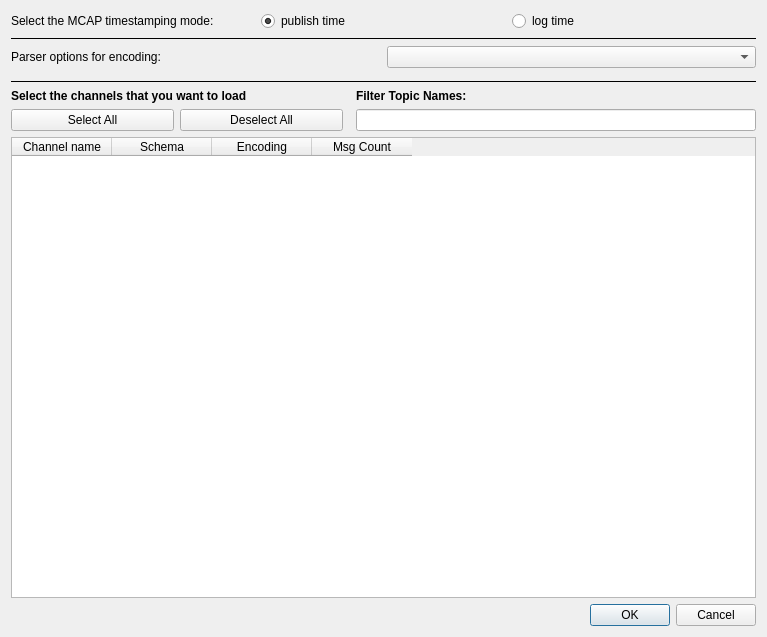
<?xml version="1.0" encoding="UTF-8"?>
<ui version="4.0">
 <class>dialog_mcap</class>
 <widget class="QDialog" name="dialog_mcap">
  <property name="geometry">
   <rect>
    <x>0</x>
    <y>0</y>
    <width>767</width>
    <height>637</height>
   </rect>
  </property>
  <property name="windowTitle">
   <string>MCAP Parser</string>
  </property>
  <layout class="QVBoxLayout" name="verticalLayout">
   <item>
    <layout class="QHBoxLayout" name="horizontalLayout_1">
     <item>
      <widget class="QLabel" name="label_3">
       <property name="text">
        <string>Select the MCAP timestamping mode:</string>
       </property>
      </widget>
     </item>
     <item>
      <widget class="QRadioButton" name="radioPubTime">
       <property name="text">
        <string>publish time</string>
       </property>
       <property name="checked">
        <bool>true</bool>
       </property>
       <attribute name="buttonGroup">
        <string notr="true">buttonGroup</string>
       </attribute>
      </widget>
     </item>
     <item>
      <widget class="QRadioButton" name="radioLogTime">
       <property name="text">
        <string>log time</string>
       </property>
       <attribute name="buttonGroup">
        <string notr="true">buttonGroup</string>
       </attribute>
      </widget>
     </item>
    </layout>
   </item>
   <item>
    <widget class="Line" name="line">
     <property name="frameShadow">
      <enum>QFrame::Plain</enum>
     </property>
     <property name="orientation">
      <enum>Qt::Horizontal</enum>
     </property>
    </widget>
   </item>
   <item>
    <layout class="QHBoxLayout" name="horizontalLayoutEncoding">
     <item>
      <widget class="QLabel" name="labelEncoding">
       <property name="text">
        <string>Parser options for encoding:</string>
       </property>
      </widget>
     </item>
     <item>
      <widget class="QComboBox" name="comboBoxProtocol"/>
     </item>
    </layout>
   </item>
   <item>
    <widget class="QWidget" name="parserSlotContainer" native="true">
     <layout class="QVBoxLayout" name="verticalLayoutParserSlot">
      <property name="leftMargin">
       <number>0</number>
      </property>
      <property name="topMargin">
       <number>0</number>
      </property>
      <property name="rightMargin">
       <number>0</number>
      </property>
      <property name="bottomMargin">
       <number>0</number>
      </property>
      <item>
       <widget class="QWidget" name="pj_parser_slot" native="true">
        <property name="minimumSize">
         <size>
          <width>0</width>
          <height>0</height>
         </size>
        </property>
       </widget>
      </item>
     </layout>
    </widget>
   </item>
   <item>
    <widget class="Line" name="line_2">
     <property name="frameShadow">
      <enum>QFrame::Plain</enum>
     </property>
     <property name="orientation">
      <enum>Qt::Horizontal</enum>
     </property>
    </widget>
   </item>
   <item>
    <layout class="QHBoxLayout" name="horizontalLayout_4">
     <item>
      <layout class="QVBoxLayout" name="verticalLayout_2">
       <item>
        <widget class="QLabel" name="label">
         <property name="font">
          <font>
           <weight>75</weight>
           <bold>true</bold>
          </font>
         </property>
         <property name="text">
          <string>Select the channels that you want to load</string>
         </property>
        </widget>
       </item>
       <item>
        <layout class="QHBoxLayout" name="selectButtonsLayout">
         <item>
          <widget class="QPushButton" name="btnSelectAll">
           <property name="text">
            <string>Select All</string>
           </property>
          </widget>
         </item>
         <item>
          <widget class="QPushButton" name="btnDeselectAll">
           <property name="text">
            <string>Deselect All</string>
           </property>
          </widget>
         </item>
         <item>
          <spacer name="selectButtonsSpacer">
           <property name="orientation">
            <enum>Qt::Horizontal</enum>
           </property>
          </spacer>
         </item>
        </layout>
       </item>
      </layout>
     </item>
     <item>
      <layout class="QVBoxLayout" name="verticalLayout_3">
       <item>
        <widget class="QLabel" name="labelFilter">
         <property name="font">
          <font>
           <weight>75</weight>
           <bold>true</bold>
          </font>
         </property>
         <property name="text">
          <string>Filter Topic Names: </string>
         </property>
        </widget>
       </item>
       <item>
        <widget class="QLineEdit" name="lineEditFilter">
         <property name="maximumSize">
          <size>
           <width>400</width>
           <height>16777215</height>
          </size>
         </property>
         <property name="clearButtonEnabled">
          <bool>true</bool>
         </property>
        </widget>
       </item>
      </layout>
     </item>
    </layout>
   </item>
   <item>
    <widget class="QTableWidget" name="tableWidget">
     <property name="editTriggers">
      <set>QAbstractItemView::NoEditTriggers</set>
     </property>
     <property name="selectionMode">
      <enum>QAbstractItemView::MultiSelection</enum>
     </property>
     <property name="selectionBehavior">
      <enum>QAbstractItemView::SelectRows</enum>
     </property>
     <property name="sortingEnabled">
      <bool>true</bool>
     </property>
     <property name="columnCount">
      <number>4</number>
     </property>
     <attribute name="verticalHeaderVisible">
      <bool>false</bool>
     </attribute>
     <column>
      <property name="text">
       <string>Channel name</string>
      </property>
     </column>
     <column>
      <property name="text">
       <string>Schema</string>
      </property>
     </column>
     <column>
      <property name="text">
       <string>Encoding</string>
      </property>
     </column>
     <column>
      <property name="text">
       <string>Msg Count</string>
      </property>
     </column>
    </widget>
   </item>
   <item>
    <widget class="QDialogButtonBox" name="buttonBox">
     <property name="orientation">
      <enum>Qt::Horizontal</enum>
     </property>
     <property name="standardButtons">
      <set>QDialogButtonBox::Cancel|QDialogButtonBox::Ok</set>
     </property>
    </widget>
   </item>
  </layout>
 </widget>
 <resources/>
 <connections>
  <connection>
   <sender>buttonBox</sender>
   <signal>accepted()</signal>
   <receiver>dialog_mcap</receiver>
   <slot>accept()</slot>
   <hints>
    <hint type="sourcelabel">
     <x>248</x>
     <y>254</y>
    </hint>
    <hint type="destinationlabel">
     <x>157</x>
     <y>274</y>
    </hint>
   </hints>
  </connection>
  <connection>
   <sender>buttonBox</sender>
   <signal>rejected()</signal>
   <receiver>dialog_mcap</receiver>
   <slot>reject()</slot>
   <hints>
    <hint type="sourcelabel">
     <x>316</x>
     <y>260</y>
    </hint>
    <hint type="destinationlabel">
     <x>286</x>
     <y>274</y>
    </hint>
   </hints>
  </connection>
 </connections>
 <buttongroups>
  <buttongroup name="buttonGroup"/>
 </buttongroups>
</ui>
